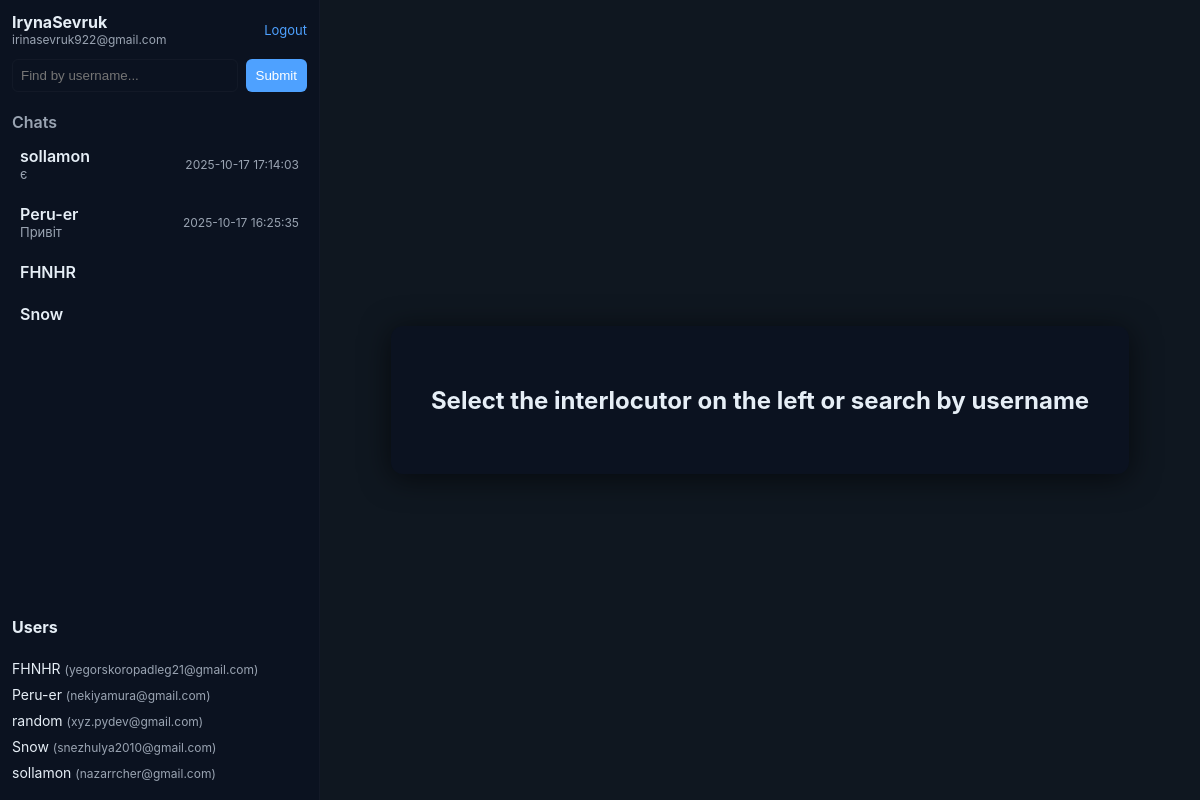
/ (signed in), run on the app's committed database.
### tables this page shows
CREATE TABLE users
                      (id INTEGER PRIMARY KEY, email TEXT UNIQUE, username TEXT UNIQUE, password TEXT, avatar_url TEXT DEFAULT '', last_seen DATETIME, is_verified INTEGER DEFAULT 0, verification_code TEXT, verification_expiry DATETIME, last_verification_sent DATETIME);

### app.py (the view)
@app.get("/", response_class=HTMLResponse, name="/")
def index(request: Request):
    user_id = request.session.get('user_id')
    if not user_id:
        return RedirectResponse(url="/login")
    db = get_db_conn()
    me = get_user_by_id(db, user_id)
    if not me:
        request.session.pop('user_id', None)
        db.close()
        return RedirectResponse(url="/login")
    chats = list_user_chats(db, me['id'])
    cur = db.execute("SELECT id, username, email, avatar_url, is_verified FROM users WHERE id != ? ORDER BY username COLLATE NOCASE", (me['id'],))
    users = cur.fetchall()
    db.close()
    return templates.TemplateResponse("index.html", {"request": request, "me": me, "chats": chats, "users": users})

### templates/index.html (shortened to what this page needs)
<!DOCTYPE html>
<html lang="uk">
<head>
  <link rel="stylesheet" href="{{ url_for('static', path='css/style.css') }}">
</head>
<body>
  <div class="app">
    <aside class="sidebar">
      <div class="sidebar-header">
        <div class="me">
          <strong>{{ me['username'] }}</strong>
          <div class="email">{{ me['email'] }}</div>
        </div>
        <a class="logout" href="{{ url_for('logout') }}">Logout</a>
      </div>
      <div class="search">
        <form action="{{ url_for('start_chat_by_username') }}" method="POST" class="search-form">
          <input name="username" placeholder="Find by username..." />
          <button type="submit">Submit</button>
        </form>
      </div>
      <div class="chats-list">
        <h4>Chats</h4>
        {% if chats %}
          {% for c in chats %}
            <a class="chat-item" href="{{ url_for('chat', chat_id=c['chat_id']) }}">
              <div class="chat-meta">
                <div class="chat-name">{{ c['other_username'] }}</div>
                <div class="chat-preview">{{ c['last_message'][:40] }}</div>
              </div>
              <div class="chat-time">{{ c['last_ts'] or '' }}</div>
            </a>
          {% endfor %}
        {% else %}
          <div class="empty">No chats yet</div>
        {% endif %}
      </div>
      <div class="users-list">
        <h4>Users</h4>
        <ul>
          {% for u in users %}
            <li>
              <a href="{{ url_for('start_chat', receiver_id=u['id']) }}">{{ u['username'] }} <span class="small">({{ u['email'] }})</span></a>
            </li>
          {% endfor %}
        </ul>
      </div>
    </aside>
    <main class="main-empty">
      <div class="empty-state">
        <h2>Select the interlocutor on the left or search by username</h2>
      </div>
    </main>
  </div>
</body>
</html>

### static/css/style.css (style rules this page uses)
:root { --bg:#0f1720; --panel:#0b1220; --muted:#9aa4b2; --accent:#4ea1ff; --me-bg:#154733; --other-bg:#0b1622; --text:#e6eef6; font-family: Inter, Roboto, Arial, sans-serif; }
* { box-sizing:border-box }
body { margin:0;background:var(--bg);color:var(--text) }
.app { display:flex;height:100vh;align-items:stretch }
.sidebar { width:320px;background:var(--panel);border-right:1px solid rgba(255,255,255,0.03);display:flex;flex-direction:column;padding:12px;gap:12px }
.sidebar-header { display:flex;justify-content:space-between;align-items:center }
.me .email { font-size:12px;color:var(--muted) }
.logout { font-size:13px;color:var(--accent);text-decoration:none }
.search .search-form { display:flex;gap:8px }
.search input { flex:1;padding:8px;border:1px solid rgba(255,255,255,0.03);border-radius:6px;background:transparent;color:var(--text) }
.search button { padding:8px 10px;border-radius:6px;border:0;background:var(--accent);color:white }
.chats-list { overflow:auto;flex:0 0 auto }
.chats-list h4 { margin:8px 0 6px 0;color:var(--muted);font-weight:600 }
.chat-item { display:flex;justify-content:space-between;align-items:center;padding:8px;border-radius:8px;text-decoration:none;color:inherit;margin-bottom:6px }
.chat-meta { display:flex;flex-direction:column }
.chat-name { font-weight:600 }
.chat-preview { font-size:13px;color:var(--muted) }
.chat-time { font-size:12px;color:var(--muted) }
.users-list { margin-top:auto }
.users-list ul { list-style:none;padding:0;margin:6px 0 0 0 }
.users-list li { margin-bottom:6px }
.users-list a { color:inherit;text-decoration:none;font-size:14px }
.main-empty { flex:1;display:flex;align-items:center;justify-content:center }
.empty-state { background:var(--panel);padding:40px;border-radius:12px;box-shadow:0 4px 30px rgba(0,0,0,0.6) }
.small { font-size:12px;color:var(--muted) }

### data on the page
users: username "IrynaSevruk", email "irinasevruk922@gmail.com"
users: other_username "sollamon", c "є", c "2025-10-17 17:14:03", username "sollamon", email "nazarrcher@gmail.com"
users: other_username "Peru-er", c "Привіт", c "2025-10-17 16:25:35", username "Peru-er", email "nekiyamura@gmail.com"
users: other_username "FHNHR", username "FHNHR", email "yegorskoropadleg21@gmail.com"
users: other_username "Snow", username "Snow", email "snezhulya2010@gmail.com"
users: username "random", email "xyz.pydev@gmail.com"
